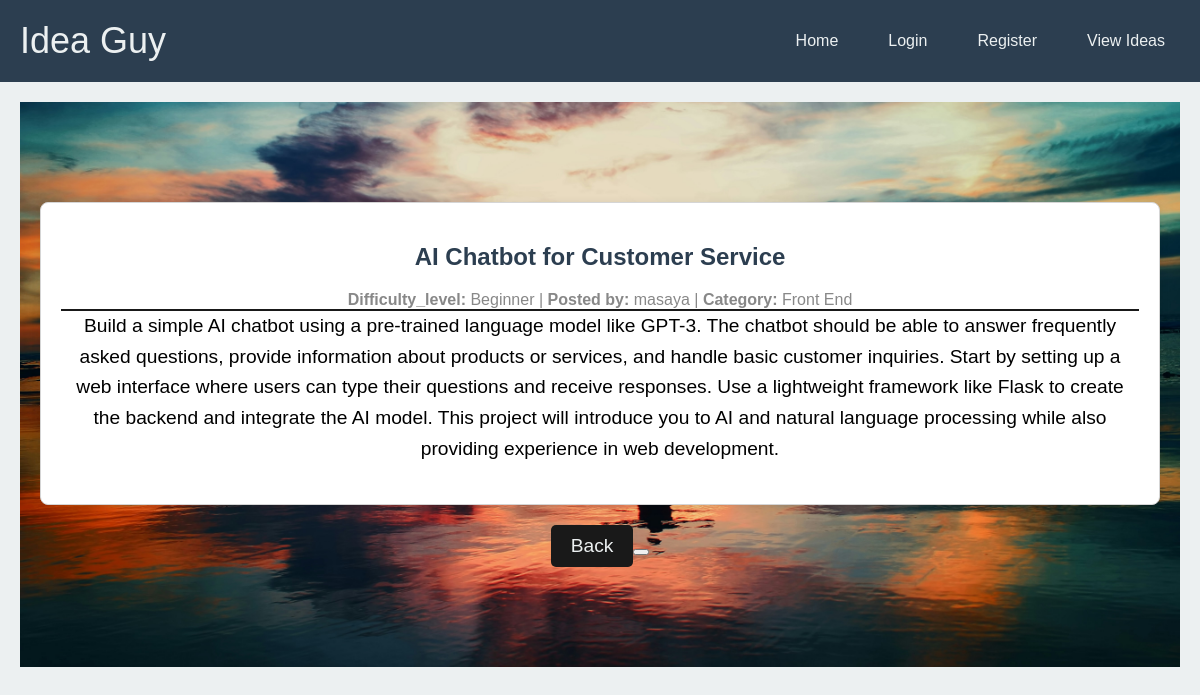
Screenshot of /view_description/62f413ac-5f7e-4d32-8fc8-8ca17142e685 with the database file from the repository.
### the_idea/models.py (models this page shows, shortened)
class Projects(db.Model):
    project_id = db.Column(db.String(20), primary_key=True)
    title = db.Column(db.String(80), nullable=False)
    difficulty_level = db.Column(db.String(50), nullable=False)
    category = db.Column(db.String(50), nullable=False)
    description = db.Column(db.Text, nullable=False)
    category_id = db.Column(db.Integer, db.ForeignKey('categories.category_id'), nullable=False)
    user_id = db.Column(db.String(20), db.ForeignKey('users.id'), nullable=False)
    created_at = db.Column(db.DateTime, default=db.func.current_timestamp())
    updated_at = db.Column(db.DateTime, default=db.func.current_timestamp())

class Users(db.Model, UserMixin):
    id = db.Column(db.String(20), primary_key=True)
    username = db.Column(db.String(80), unique=True, nullable=False)
    email = db.Column(db.String(120), unique=True, nullable=False)
    password = db.Column(db.String(80), nullable=False)
    created_at = db.Column(db.DateTime, default=db.func.current_timestamp())
    updated_at = db.Column(db.DateTime, default=db.func.current_timestamp())
    projects = db.relationship('Projects', backref='author', lazy=True)

### the_idea/routes.py (the view)
@app.route('/view_description/<project_id>')
def description(project_id):
    project = Projects.query.filter_by(project_id = project_id).first()
    return render_template('description.html', idea = project, title = project.title )

### the_idea/templates/description.html
{% extends 'layout.html'%}
{%block content%}
<head>
    <link rel="stylesheet" href="{{url_for('static', filename='css/random_idea.css')}}">
</head>
<section class="ideas-container">
    <article class="idea">
        <h2 class="idea-title">{{ idea.title }}</h2>
        <span class="idea-meta">
            <span class="idea-difficulty"><strong>Difficulty_level:</strong> {{ idea.difficulty_level }}</span> |
            <span class="idea-user"><strong>Posted by:</strong> {{idea.author.username}}</span> |
            <span class="idea-category"><strong>Category:</strong> {{ idea.category}}</span>
        </span>
        <div class="idea-description">
            {{ idea.description|safe}}
        </div>
    </article>
</section>
<div class="refresh-button-container">
    <form action="{{ url_for('all_ideas') }}" method="GET">
        <button type="submit" class="btn btn-refresh">Back<button>
    </form>
</div>
{%endblock%}

### the_idea/static/css/home.css (style rules this page uses)
body { font-family: Arial, sans-serif; margin: 0; background-color: #ECF0F1; color: #2C3E50; margin-top: auto; }
.hero p { font-size: 1.2em; margin-bottom: 20px; animation: slideInRight 1s ease-in-out; }
.btn { background-color: #18BC9C; color: #ECF0F1; padding: 15px 30px; text-decoration: none; border-radius: 5px; font-size: 1.2em; transition: background-color 0.3s; animation: zoomIn 1.5s ease-in-out; }

### the_idea/static/css/random_idea.css (style rules this page uses)
.ideas-container { max-width: 1200px; margin: 0 auto; }
.idea { background-color: #FFFFFF; border: 1px solid #D5D5D5; border-radius: 8px; box-shadow: 0 2px 10px rgba(0, 0, 0, 0.1); padding: 20px; margin-bottom: 20px; }
.idea-title { font-size: 1.5em; color: #2C3E50; }
.idea-meta { margin: 10px 0; color: #888; }
.idea-description p { margin: 0; line-height: 1.6; border-top: 1px solid #191919; color: black; }
.idea-description { margin: 0; line-height: 1.6; border-top: 1px solid #191919; color: black; align-items: center; margin-bottom: 20px; }
.refresh-button-container { text-align: center; margin-top: 20px; }
.btn-refresh { background-color: #191919; color: #ECF0F1; padding: 10px 20px; border: none; border-radius: 5px; cursor: pointer; text-decoration: none; }

### rows the page displays
Projects: title "AI Chatbot for Customer Service", difficulty_level "Beginner", category "Front End", description "Build a simple AI chatbot using a pre-trained language model like GPT-3. The chatbot should be able to answer frequently asked questions, provide information about products or services, and handle basic customer inquiries. Start by setting up a web interface where users can type their questions and receive responses. Use a lightweight framework like Flask to create the backend and integrate the AI model. This project will introduce you to AI and natural language processing while also providing experience in web development."
Users: author.username "masaya"
